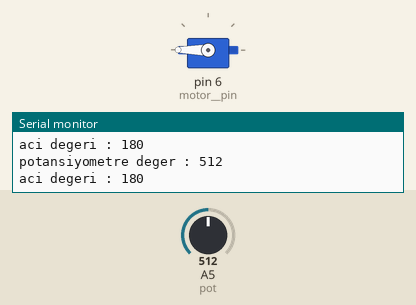
This program was run on a simulated Arduino Uno, built with avr-gcc and run on an emulated ATmega328P. Shown: servo, the last lines printed to the serial monitor. Inputs (shaded band) come from the test bench; at power-on: A5 (pot) = 512.

Above: at 1.2 s.
1.3 s: A5 (pot) set to 306
At 2.4 s:
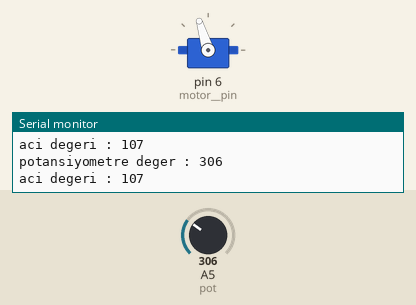
2.8 s: A5 (pot) set to 122
At 3.8 s:
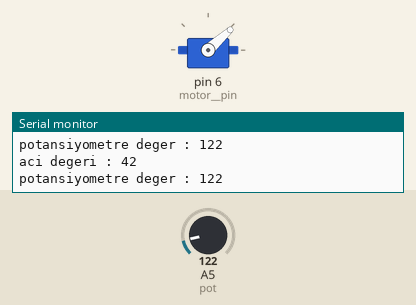
4.3 s: A5 (pot) set to 0
At 5.3 s:
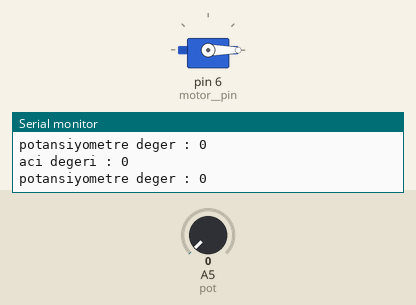
5.8 s: A5 (pot) set to 511
At 6.7 s:
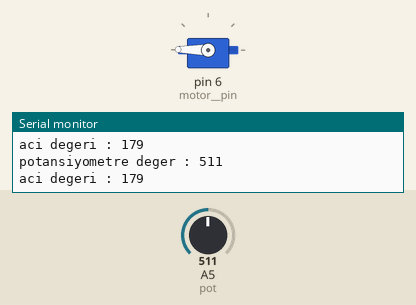
7.3 s: A5 (pot) set to 716
At 8.1 s:
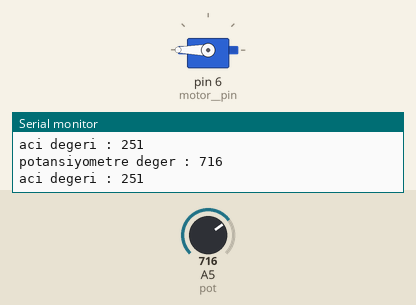
Timing chart, 0 to 9.8 s (numbered marks = the images above; inputs shaded):
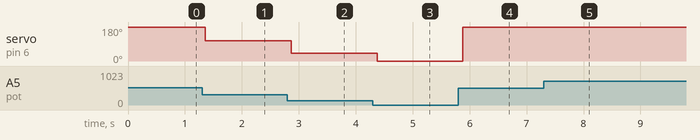

Measured:
- after the input at 1.3 s, servo on pin 6 (motor__pin): 180° → 107° after 0.06 s
- after the input at 2.8 s, servo on pin 6 (motor__pin): 107° → 42° after 0.07 s
- after the input at 4.3 s, servo on pin 6 (motor__pin): 42° → 0° after 0.08 s
- after the input at 5.8 s, servo on pin 6 (motor__pin): 0° → 179° after 0.08 s
- after the input at 7.3 s, servo on pin 6 (motor__pin): 179° → 180° after 0.09 s

The program:

main.cpp
```cpp
#include <Arduino.h>
#include <Servo.h>
int motor__pin = 6;
int pot = A5;
int pot_veri,yeni_veri;

Servo motor;
void setup() {
  motor.attach(motor__pin);
  Serial.begin(9600);
}

void loop() {
  pot_veri = analogRead(pot);
  yeni_veri = map(pot_veri,0,1023,0,360);
  Serial.print("potansiyometre deger : ");
  Serial.println(pot_veri);
  Serial.print("aci degeri : ");
  Serial.println(yeni_veri);
  motor.write(yeni_veri);
  delay(150);


}
```
